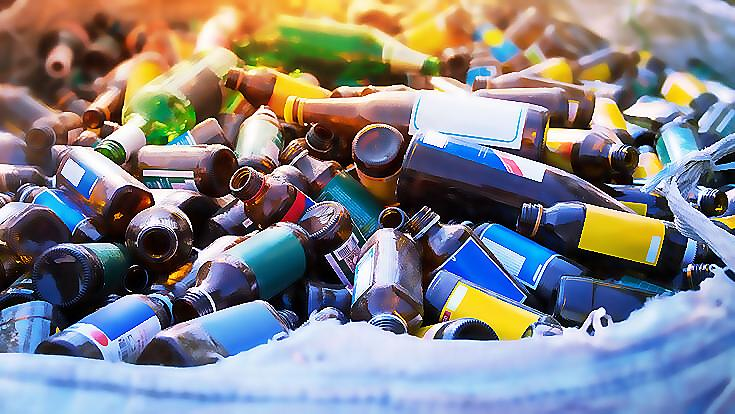
#> input picture college project/data/glass/g1.jpg, 735 x 414 px
$ python -i features.py   (imports and definitions only)
#> lines starting #> are read from the running program, lines starting #| are printed output that depends on the picture
import cv2
import numpy as np

def extract_features(image_path):
#> called with image_path = 'data/glass/g1.jpg'
    image = cv2.imread(image_path)
#> image is the input picture: shape (414, 735, 3); mean B, G, R 136.1, 131.1, 131.6
    image = cv2.resize(image, (150, 150))  # Resize for consistency
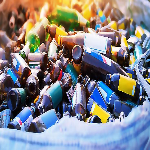
#> image: shape (150, 150, 3); mean B, G, R 136.1, 131.1, 131.6

    # Calculate color histogram (simple feature)
    hist = cv2.calcHist([image], [0, 1, 2], None, [8, 8, 8],
                        [0, 256, 0, 256, 0, 256])
    hist = cv2.normalize(hist, hist).flatten()
#> hist = 512 values, max 0.524 at index 0, min 0 at index 6, mean 0.0136
    return hist

>>> result = extract_features('data/glass/g1.jpg')
#> result has the same summary as hist in extract_features

$ run again, on college project/data/glass/g2.jpg
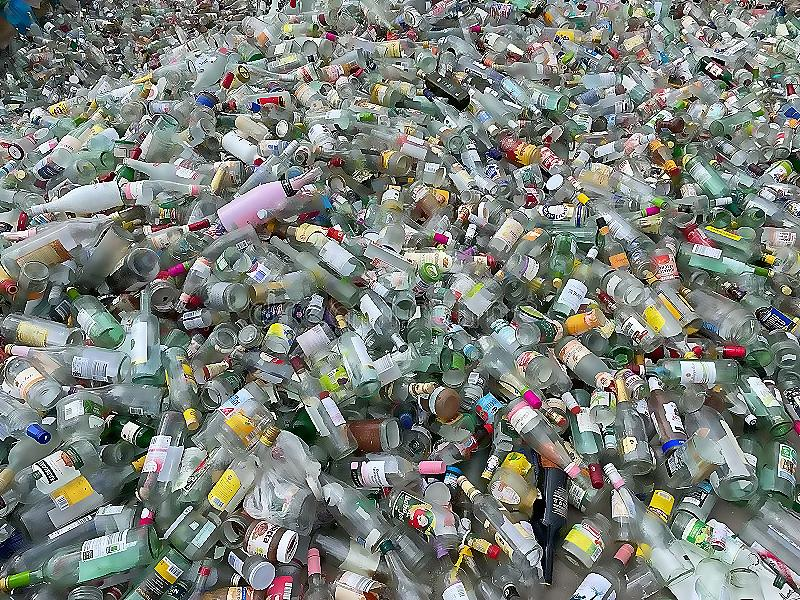
#> input picture college project/data/glass/g2.jpg, 800 x 600 px
#> in extract_features, image is the input picture: shape (600, 800, 3); mean B, G, R 122.9, 128.7, 123.7
#> in extract_features, `image = cv2.resize(image, (150, 150))`:
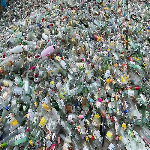
#> image: shape (150, 150, 3); mean B, G, R 123.2, 129, 124
#> hist = 512 values, max 0.469 at index 292, min 0 at index 4, mean 0.00907
#> result has the same summary as hist in extract_features
